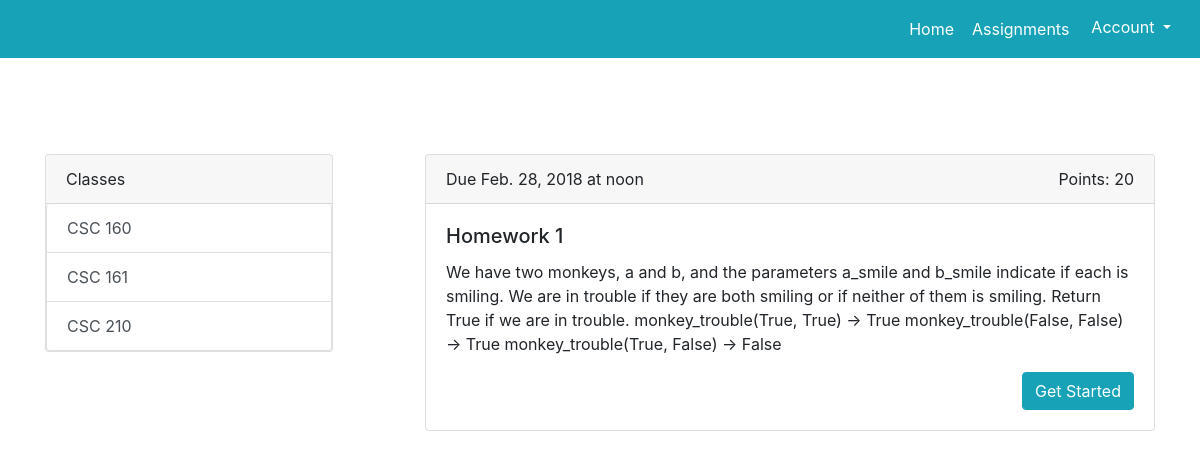
The app's page /assignments/ (signed in) with its own data.
### mainapp/models.py (models this page shows, shortened)
class Assignment(models.Model):
    title = models.CharField(max_length=128, unique=True)
    points = models.IntegerField(default=0, blank=True)
    description = models.TextField(blank=True)
    date_due = models.DateField(blank=True)
    time_due = models.TimeField(blank=True)
    inputs = models.TextField()
    outputs = models.TextField()
    function_definition = models.CharField(max_length=128)
    comment_to_code_ratio = models.IntegerField(default=0, blank=True,
                    help_text="This number represents the percentage of \
                    characters that are within comments, compared to the \
                    entire body of code")
    slug = models.SlugField(unique=True)
    course = models.ForeignKey(Course)
    instruction_file = models.ManyToManyField(InstructionFile, blank=True)

### mainapp/views.py (the view)
# urls.py: url(r'^assignments/', include('mainapp.urls'))
@login_required
def assignments(request):
    assignment_list = Assignment.objects.all()
    context_dict = {'assignments': assignment_list}
    return render(request, 'mainapp/assignments.html', context_dict)

### templates/mainapp/assignments.html (shortened to what this page needs)
<!DOCTYPE html>
{% load staticfiles %}
<html lang="en">
  <head>
    <link rel="stylesheet" href="https://maxcdn.bootstrapcdn.com/bootstrap/4.0.0-beta.3/css/bootstrap.min.css">
    <link rel="stylesheet" href="https://cdnjs.cloudflare.com/ajax/libs/animate.css/3.5.2/animate.min.css">
  </head>
  <body>
      <nav class="bg-info navbar navbar-expand-lg navbar-light justify-content-end">
          <div class="navbar-nav">
            <a class=" btn btn-info text-white nav-item nav-link" href="#">Home <span class="sr-only">(current)</span></a>
            <a class="btn btn-info text-white nav-item nav-link" href="/assignments/">Assignments</a>
            <div class="dropdown">
                <button class="btn btn-info dropdown-toggle" type="button" id="dropdownMenuButton" data-toggle="dropdown" aria-haspopup="true" aria-expanded="false">
                    Account
                </button>
            </div>
          </div>
      </nav>
      <div class="container pt-5">
          <div class="row justify-content-between">
              <div class="col-md-auto mt-5">
                  <div class="card" style="width: 18rem;">
                      <div class="card-header">
                          Classes
                      </div>
                      <div class="list-group">
                          <a href="" class="list-group-item list-group-item-action">CSC 160</a>
                          <a href="" class="list-group-item list-group-item-action">CSC 161</a>
                          <a href="" class="list-group-item list-group-item-action">CSC 210</a>
                      </div>
                  </div>
              </div>
              <div class="animated bounceInUp col col-lg-8 mb-5">
                  {% if assignments %}
                  {% for assignment in assignments %}
                      <div class="card mt-5">
                          <div class="card-header">
                              <div>
                                  Due {{ assignment.date_due }} at {{ assignment.time_due }}
                                  <div class="float-right">
                                      Points: {{ assignment.points }}
                                  </div>
                              </div>
                          </div>
                          <div class="card-body">
                              <h5 class="card-title">{{ assignment.title }}</h5>
                              <p class="card-text">{{ assignment.description }}</p>
                              <a href="{{ assignment.slug }}" class="btn btn-primary float-right btn-info">Get Started</a>
                          </div>
                      </div>
                  {% endfor %}
              </div>
          </div>
          {% else %}
          <div class="display-3 text-center mt-4"> Homework will be posted momentarily </div>
          {% endif %}
        </div>
</body>
</html>

### records on screen
Assignment: date_due "Feb. 28, 2018", time_due "noon", points "20", title "Homework 1", description "We have two monkeys, a and b, and the parameters a_smile and b_smile indicate if each is smiling. We are in trouble if they are both smiling or if neither of them is smiling. Return True if we are in trouble. monkey_trouble(True, True) → True monkey_trouble(False, False) → True monkey_trouble(True, False) → False"
